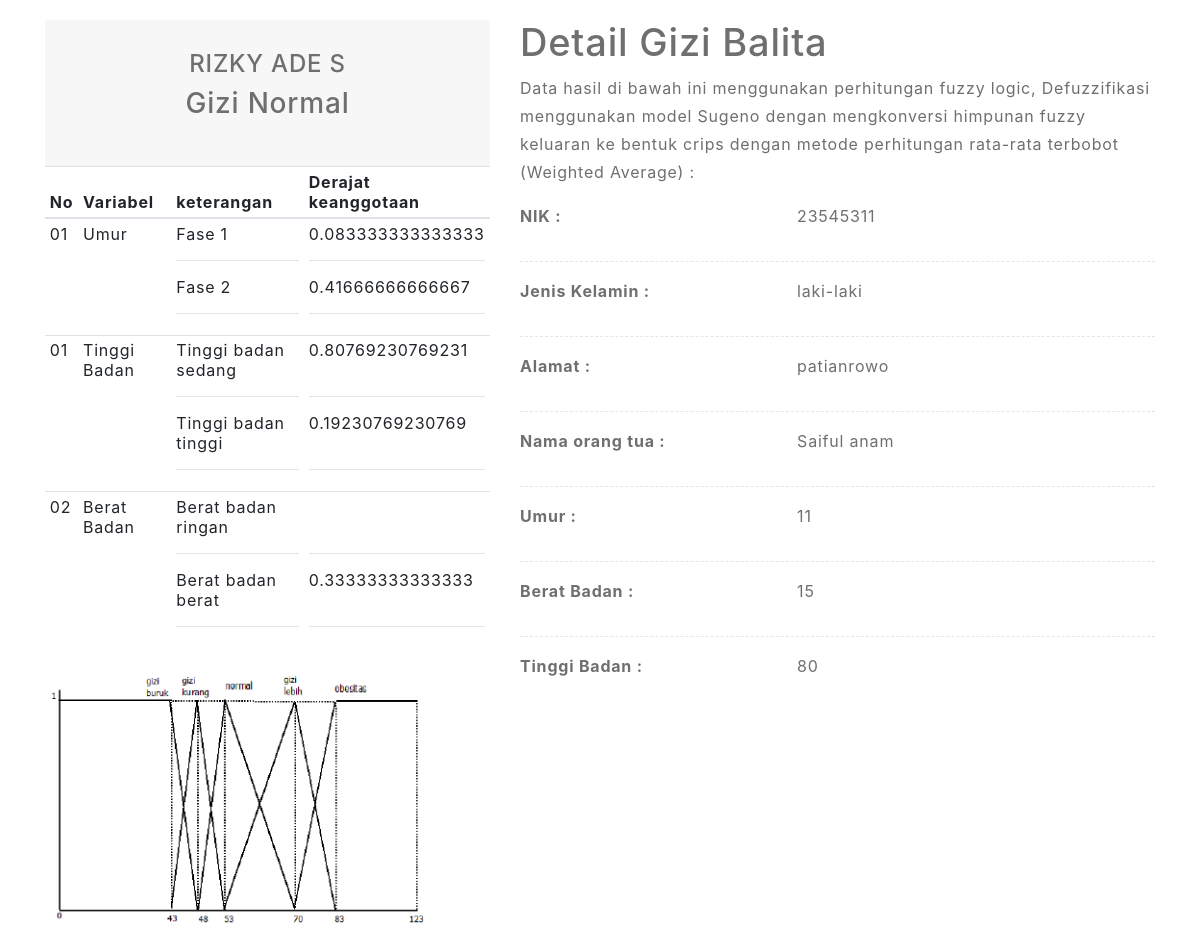
/detail1.php?NIK=23545311&tgl_pengukuran=2022-08-24, run on the app's committed database.
### tables this page shows
CREATE TABLE `databalita` (
  `id_balita` int(50) NOT NULL,
  `NIK` int(50) NOT NULL,
  `nama_balita` varchar(25) NOT NULL,
  `tempat_lahir` varchar(25) NOT NULL,
  `jenis_kelamin` varchar(25) NOT NULL,
  `alamat` varchar(50) NOT NULL,
  `ortu` varchar(25) NOT NULL,
  `periode` int(10) NOT NULL
);

CREATE TABLE `hasil_gizi` (
  `NIK` int(50) NOT NULL,
  `umur` int(50) NOT NULL,
  `berat_badan` int(50) NOT NULL,
  `tinggi_badan` int(50) NOT NULL,
  `tgl_pengukuran` date NOT NULL
);

### detail1.php (the view, shortened to what this page needs)
<?php
$host       = "localhost";
$user       = "root";
$pass       = "";
$db         = "balita";
$koneksi    = mysqli_connect($host, $user, $pass, $db);
if (isset($_GET['NIK'])) {
    $NIK    = $_GET['NIK'];
} else {
    die("Error. No ID Selected!");
};
if (isset($_GET['tgl_pengukuran'])) {
    $tgl_pengukuran = $_GET['tgl_pengukuran'];
}else {
    die("Error. No ID Selected!");
};
$query    = mysqli_query($koneksi, "SELECT * FROM hasil_gizi WHERE NIK='$NIK' and tgl_pengukuran='$tgl_pengukuran'");
$result    = mysqli_fetch_array($query);
$query1    = mysqli_query($koneksi, "SELECT * FROM databalita WHERE NIK='$NIK'");
$result1 = mysqli_fetch_array($query1);
$umur = $result['umur'];
$beratBadan = $result['berat_badan'];
$tinggiBadan = $result['tinggi_badan'];
if ($umur < 12) {
    $fase1 = (12 - $umur) / 12;
}
if ($umur >= 6 && $umur < 12) {
    $fase2 = ($umur - 6) / 12;
}
if ($umur < 12) {
    $U1 = $fase1;
}
if ($umur >= 6 && $umur < 12) {
    $U2 = $fase2;
}
if ($beratBadan >= 7 && $beratBadan <= 13) {
    $bbSedang = ($beratBadan - 7) / 6;
} else if ($beratBadan > 13 && $beratBadan <= 19) {
    $bbSedang = (19 - $beratBadan) / 6;
}
if ($beratBadan >= 13) {
    $bbBerat = ($beratBadan - 13) / 6;
}
if ($beratBadan > 13 && $beratBadan <= 19) {
    $bb3 = $bbSedang;
}
if ($beratBadan >= 13) {
    $bb4 = $bbBerat;
}
if ($tinggiBadan >= 49 && $tinggiBadan < 75) {
    $tbSedang = ($tinggiBadan - 49) / 26;
} else if ($tinggiBadan > 75 && $tinggiBadan <= 101) {
    $tbSedang = (101 - $tinggiBadan) / 26;
}
if ($tinggiBadan >= 75) {
    $tbTinggi = ($tinggiBadan - 75) / 26;
}
if ($tinggiBadan > 75 && $tinggiBadan <= 101) {
    $tb3 = $tbSedang;
}
if ($tinggiBadan >= 75) {
    $tb4 = $tbTinggi;
}
if ($umur < 12 && $beratBadan > 13 && $beratBadan <= 19 && $tinggiBadan > 75 && $tinggiBadan <= 101) {
    $R3 = min($U1, $bb3, $tb3);
}
if ($umur < 12 && $beratBadan > 13 && $beratBadan <= 19 && $tinggiBadan >= 75) {
    $R3 = min($U1, $bb3, $tb4);
}
if ($umur < 12 && $beratBadan >= 13 && $tinggiBadan > 75 && $tinggiBadan <= 101) {
    $R3 = min($U1, $bb4, $tb3);
}
if ($umur < 12 && $beratBadan >= 13 && $tinggiBadan >= 75) {
    $R4 = min($U1, $bb4, $tb4);
}
if ($umur >= 6 && $umur < 24 && $beratBadan > 13 && $beratBadan <= 19 && $tinggiBadan > 75 && $tinggiBadan <= 101) {
    $R2 = min($U2, $bb3, $tb3);
}
if ($umur >= 6 && $umur < 24 && $beratBadan > 13 && $beratBadan <= 19 && $tinggiBadan >= 75) {
    $R2 = min($U2, $bb3, $tb4);
}
if ($umur >= 6 && $umur < 24 && $beratBadan >= 13 && $tinggiBadan > 75 && $tinggiBadan <= 101) {
    $R3 = min($U2, $bb4, $tb3);
}
if ($umur >= 6 && $umur < 24 && $beratBadan >= 13 && $tinggiBadan >= 75) {
    $R4 = min($U2, $bb4, $tb4);
}
$z1 = 43;
$z2 = 49;
$z3 = 53;
$z4 = 70;
$z5 = 82;
if ($RR = $R2) {
    $t = [$RR];
    $max2 = max($t);
}
if ($RR = $R3) {
    $t = [$RR];
    $max3 = max($t);
}
if ($RR = $R4) {
    $t = [$RR];
    $max4 = max($t);
}
$hitung1 = $max5 * $z1 + $max1 * $z2 + $max2 * $z3 + $max3 * $z4 + $max4 * $z5;
$hitung2 = $max5 + $max1 + $max2 + $max3 + $max4;
$total = $hitung1 / $hitung2;
$hasilGizi = "";
if ($total > 43 && $total < 48) {
    $hasilGizi = "Gizi Buruk";
} else if ($total > 48 && $total < 53) {
    $hasilGizi = "Gizi Kurang";
} else if ($total > 53 && $total < 70) {
    $hasilGizi = "Gizi Normal";
} else if ($total > 70 && $total < 83) {
    $hasilGizi = "Gizi Lebih";
} else {
    $hasilGizi = "Gizi Obesitas";
}
?>
<html lang="en">
<head>
    <link href="https://cdn.jsdelivr.net/npm/bootstrap@4.4.1/dist/css/bootstrap.min.css" rel="stylesheet">
</head>
<body>
    <link rel="stylesheet" href="https://cdnjs.cloudflare.com/ajax/libs/font-awesome/5.13.0/css/all.min.css" />
    <div class="container">
        <div class="team-single">
            <div class="row">
                <div class="col-lg-5 col-md-5 xs-margin-30px-bottom">
                    <div class="bg-light-gray padding-30px-all md-padding-25px-all sm-padding-20px-all text-center">
                        <h4 class="margin-10px-bottom font-size24 md-font-size22 sm-font-size20 font-weight-600" style="text-transform: uppercase;"><?php echo $result1['nama_balita'] ?></h4>
                        <h3><?php echo $hasilGizi; ?></h3>
                    </div>
                    <table class="table table-sm">
                        <thead cellpadding=10 cellspacing=15>
                            <tr>
                                <th scope="col">No</th>
                                <th scope="col">Variabel</th>
                                <th scope="col">keterangan</th>
                                <th scope="col">Derajat keanggotaan</th>
                            </tr>
                        </thead>
                        <tbody>
                            <tr>
                                <td>01</td>
                                <td>Umur</td>
                                <?php
                                echo "<td>";
                                if ($umur < 12) {
                                    echo "Fase 1";
                                    echo "<br>";
                                    echo "<hr>";
                                }
                                if ($umur >= 6 && $umur < 12) {
                                    echo "Fase 2";
                                    echo "<br>";
                                    echo "<hr>";
                                }
                                echo "</td>";
                                ?>
                                <?php
                                echo "<td>";
                                if ($umur < 12) {
                                    $U1 = $fase1;
                                    echo $U1;
                                    echo "<br>";
                                    echo "<hr>";
                                }
                                if ($umur >= 6 && $umur < 12) {
                                    $U2 = $fase2;
                                    echo $U2;
                                    echo "<br>";
                                    echo "<hr>";
                                }
                                echo "</td>";
                                ?>
                            </tr>
                            <tr>
                                <td>
                                    01
                                </td>
                                <td>Tinggi Badan</td>
                                <?php
                                echo "<td>";
                                if ($tinggiBadan > 75 && $tinggiBadan <= 101) {
                                    echo "Tinggi badan sedang";
                                    echo "<br>";
                                    echo "<hr>";
                                }
                                if ($tinggiBadan >= 75) {
                                    echo "Tinggi badan tinggi";
                                    echo "<br>";
                                    echo "<hr>";
                                }
                                echo "</td>"; ?>
                                <?php
                                echo "<td>";
                                if ($tinggiBadan > 75 && $tinggiBadan <= 101) {
                                    $tb3 = $tbSedang;
                                    echo $tb3;
                                    echo "<br>";
                                    echo "<br>";
                                    echo "<hr>";
                                }
                                if ($tinggiBadan >= 75) {
                                    $tb4 = $tbTinggi;
                                    echo $tb4;
                                    echo "<br>";
                                    echo "<br>";
                                    echo "<hr>";
                                }
                                echo "</td>";
                                ?>
                            </tr>
                            <tr>
                                <td>
                                    02
                                </td>
                                <td>Berat Badan</td>
                                <?php
                                echo "<td>";
                                if ($beratBadan > 13 && $beratBadan <= 19) {
                                    echo "Berat badan ringan";
                                    echo "<br>";
                                    echo "<hr>";
                                }
                                if ($beratBadan >= 13) {
                                    echo "Berat badan berat";
                                    echo "<br>";
                                    echo "<hr>";
                                }
                                echo "</td>";
                                ?>
                                <?php
                                echo "<td>";
                                if ($beratBadan > 13 && $beratBadan <= 19) {
                                    echo "<br>";
                                    echo "<br>";
                                    echo "<hr>";
                                }
                                if ($beratBadan >= 13) {
                                    $bb4 = $bbBerat;
                                    echo $bb4;
                                    echo "<br>";
                                    echo "<br>";
                                    echo "<hr>";
                                }
                                echo "</td>";
                                ?>
                            </tr>
                        </tbody>
                    </table>
                    <img style="width: 400px; margin-top: 10px;" src="img/gizi.PNG">
                </div>
                <div class="col-lg-7 col-md-7">
                    <div class="team-single-text padding-50px-left sm-no-padding-left">
                        <h4 class="font-size38 sm-font-size32 xs-font-size30">Detail Gizi Balita</h4>
                        <p class="no-margin-bottom">Data hasil di bawah ini menggunakan perhitungan fuzzy logic, Defuzzifikasi menggunakan model Sugeno dengan mengkonversi himpunan fuzzy keluaran ke bentuk crips dengan metode perhitungan rata-rata terbobot (Weighted Average) :</p>
                        <div class="contact-info-section margin-40px-tb">
                            <ul class="list-style9 no-margin">
                                <li>
                                    <div class="row">
                                        <div class="col-md-5 col-5">
                                            <strong class="margin-10px-left text-blue">NIK :</strong>
                                        </div>
                                        <div class="col-md-7 col-7">
                                            <p id="NIK" name="NIK"><?php echo $result['NIK'] ?></p>
                                        </div>
                                    </div>
                                </li>
                                <li>
                                    <div class="row">
                                        <div class="col-md-5 col-5">
                                            <strong class="margin-10px-left text-blue">Jenis Kelamin :</strong>
                                        </div>
                                        <div class="col-md-7 col-7">
                                            <p><?php echo $result1['jenis_kelamin'] ?></p>
                                        </div>
                                    </div>
                                </li>
                                <li>
                                    <div class="row">
                                        <div class="col-md-5 col-5">
                                            <strong class="margin-10px-left text-blue">Alamat :</strong>
                                        </div>
                                        <div class="col-md-7 col-7">
                                            <p><?php echo $result1['alamat'] ?></p>
                                        </div>
                                    </div>
                                </li>
                                <li>
                                    <div class="row">
                                        <div class="col-md-5 col-5">
                                            <strong class="margin-10px-left xs-margin-four-left text-blue">Nama orang tua :</strong>
                                        </div>
                                        <div class="col-md-7 col-7">
                                            <p><?php echo $result1['ortu'] ?></p>
                                        </div>
                                    </div>
                                </li>
                                <li>
                                    <div class="row">
                                        <div class="col-md-5 col-5">
                                            <strong class="margin-10px-left xs-margin-four-left text-blue">Umur :</strong>
                                        </div>
                                        <div class="col-md-7 col-7">
                                            <p><?php echo $result['umur'] ?></p>
                                        </div>
                                    </div>
                                </li>
                                <li>
                                    <div class="row">
                                        <div class="col-md-5 col-5">
                                            <strong class="margin-10px-left xs-margin-four-left text-blue">Berat Badan :</strong>
                                        </div>
                                        <div class="col-md-7 col-7">
                                            <p><?php echo $result['berat_badan'] ?></p>
                                        </div>
                                    </div>
                                </li>
                                <li>
                                    <div class="row">
                                        <div class="col-md-5 col-5">
                                            <strong class="margin-10px-left xs-margin-four-left text-blue">Tinggi Badan :</strong>
                                        </div>
                                        <div class="col-md-7 col-7">
                                            <p><?php echo $result['tinggi_badan'] ?></p>
                                        </div>
                                    </div>
                                </li>
                            </ul>
                        </div>
                    </div>
                </div>
            </div>
        </div>
    </div>
</body>
</html>

### detail1.php (style rules this page uses)
body { font-size: 16px; color: #6f6f6f; font-weight: 400; line-height: 28px; letter-spacing: 0.8px; margin-top: 20px; }
.font-size38 { font-size: 38px; }
.padding-30px-all { padding: 30px; }
.bg-light-gray { background-color: #f7f7f7; }
.text-center { text-align: center !important; }
img { max-width: 100%; height: auto; }
.list-style9 { list-style: none; padding: 0 }
.list-style9 li { position: relative; padding: 0 0 15px 0; margin: 0 0 15px 0; border-bottom: 1px dashed rgba(0, 0, 0, 0.1) }
.list-style9 li:last-child { border-bottom: none; padding-bottom: 0; margin-bottom: 0 }

### data on the page
databalita: nama_balita "RIZKY ADE S", jenis_kelamin "laki-laki", alamat "patianrowo", ortu "Saiful anam"
hasil_gizi: umur "0.083333333333333", umur "0.41666666666667", tinggi_badan "0.80769230769231", tinggi_badan "0.19230769230769", berat_badan "0.33333333333333", NIK "23545311", umur "11", berat_badan "15", tinggi_badan "80"

### other printed values
$hasilGizi "Gizi Normal"
